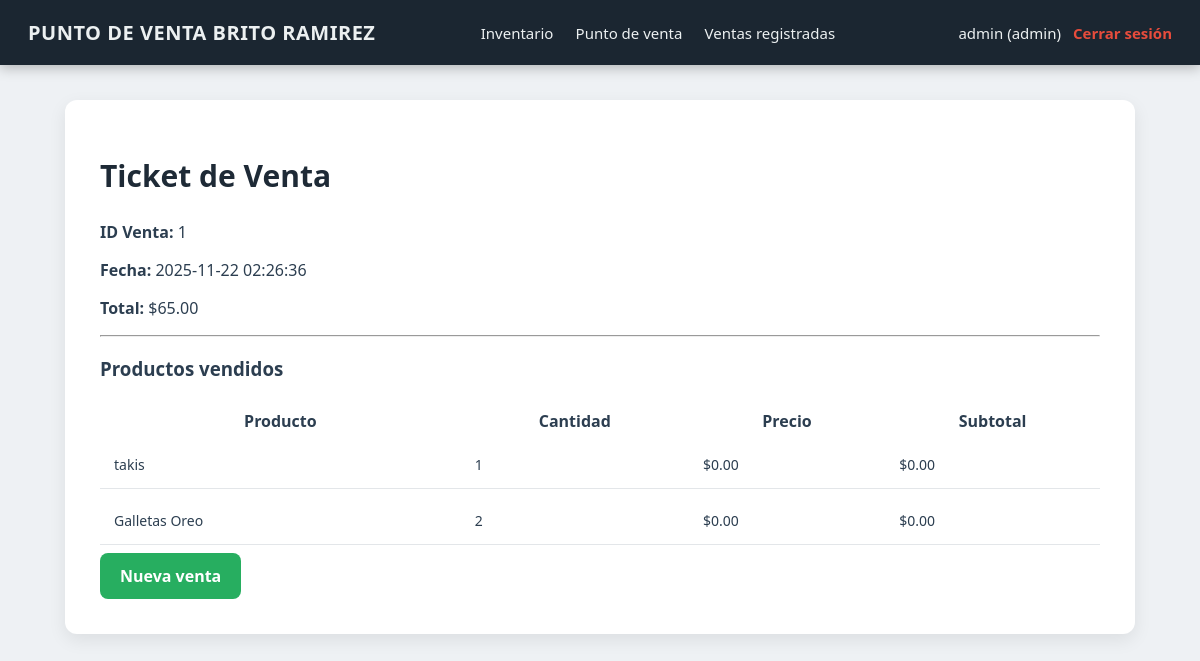
Screenshot of /front-end/pages/ticket.php?id_venta=1 (signed in) with the database file from the repository.
### tables this page shows
CREATE TABLE `ventas` (
  `id_venta` int(11) NOT NULL,
  `id_usuario` int(11) DEFAULT NULL,
  `fecha` timestamp NOT NULL DEFAULT current_timestamp(),
  `total` decimal(10,2) NOT NULL
);

CREATE TABLE `detalle_venta` (
  `id_detalle` int(11) NOT NULL,
  `id_venta` int(11) NOT NULL,
  `id_producto` int(11) NOT NULL,
  `cantidad` int(11) NOT NULL,
  `precio` decimal(10,2) NOT NULL,
  `precio_unitario` decimal(10,2) NOT NULL,
  `subtotal` decimal(10,2) GENERATED ALWAYS AS (`cantidad` * `precio_unitario`) STORED
);

CREATE TABLE `productos` (
  `id_producto` int(11) NOT NULL,
  `nombre` varchar(120) NOT NULL,
  `descripcion` text DEFAULT NULL,
  `precio` decimal(10,2) NOT NULL,
  `stock` int(11) NOT NULL DEFAULT 0 CHECK (`stock` >= 0),
  `codigo_barras` varchar(50) DEFAULT NULL,
  `creado_en` timestamp NOT NULL DEFAULT current_timestamp(),
  `activo` tinyint(4) DEFAULT 1
);

### back-end/database/Conexion.php (called while the page is built, shortened)
<?php
class Conexion {
    private static $conexion = null;
    public static function getConexion() {
        if (self::$conexion === null) {
            $host = "localhost";
            $user = "root";
            $pass = "Papermariottyd2";
            $db   = "punto_venta";
            self::$conexion = new mysqli($host, $user, $pass, $db);
        }
        return self::$conexion;
    }
}

### back-end/models/Venta.php (called while the page is built, shortened)
<?php
require_once __DIR__ . '/../database/Conexion.php';
class Venta
{
    private $db;
    public function __construct()
    {
        $this->db = Conexion::getConexion();
    }
    public function obtenerTicket($id_venta)
    {
        $stmt = $this->db->prepare("SELECT * FROM ventas WHERE id_venta = ?");
        $stmt->bind_param("i", $id_venta);
        $stmt->execute();
        return $stmt->get_result()->fetch_assoc();
    }
    public function obtenerDetalle($id_venta)
    {
        $stmt = $this->db->prepare("
            SELECT p.nombre, dv.cantidad, dv.precio,
            (dv.cantidad * dv.precio) AS subtotal
            FROM detalle_venta dv
            INNER JOIN productos p ON dv.id_producto = p.id_producto
            WHERE dv.id_venta = ?
        ");
        $stmt->bind_param("i", $id_venta);
        $stmt->execute();
        return $stmt->get_result();
    }
}

### front-end/pages/ticket.php (the view, shortened to what this page needs)
<?php
require_once __DIR__ . '/../../back-end/models/Venta.php';
$id_venta = $_GET['id_venta'] ?? 0;
$ventaModel = new Venta();
$ticket = $ventaModel->obtenerTicket($id_venta);
$detalles = $ventaModel->obtenerDetalle($id_venta);
?>
<!DOCTYPE html>
<html lang="es">
<head>
    <link rel="stylesheet" href="/punto-venta/front-end/assets/css/estilos.css">
</head>
<body>
<?php include __DIR__ . '/../includes/navbar.php'; ?>
<div class="container">
    <h1>Ticket de Venta</h1>
    <?php if ($ticket) { ?>
        <p><strong>ID Venta:</strong> <?= $ticket['id_venta'] ?></p>
        <p><strong>Fecha:</strong> <?= $ticket['fecha'] ?></p>
        <p><strong>Total:</strong> $<?= number_format($ticket['total'], 2) ?></p>
        <hr>
        <h3>Productos vendidos</h3>
        <table>
            <tr>
                <th>Producto</th>
                <th>Cantidad</th>
                <th>Precio</th>
                <th>Subtotal</th>
            </tr>
            <?php while ($d = $detalles->fetch_assoc()) { ?>
                <tr>
                    <td><?= $d['nombre'] ?></td>
                    <td><?= $d['cantidad'] ?></td>
                    <td>$<?= number_format($d['precio'], 2) ?></td>
                    <td>$<?= number_format($d['precio'] * $d['cantidad'], 2) ?></td>
                </tr>
            <?php } ?>
        </table>
    <?php } else { ?>
        <p>No se encontró la venta.</p>
    <?php } ?>
    <a class="btn" href="/punto-venta/front-end/pages/ventas.php">Nueva venta</a>
</div>
</body>
</html>

### front-end/assets/css/estilos.css (style rules this page uses)
body { margin: 0; padding: 0; font-family: 'Segoe UI', Roboto, Arial, sans-serif; background: #eef1f4; color: #2c3e50; }
.container { width: 92%; max-width: 1000px; margin: 100px auto 40px auto; background: #ffffff; padding: 35px; border-radius: 12px; box-shadow: 0 6px 18px rgba(0,0,0,0.08); animation: fadeIn 0.3s ease-in-out; }
h1 { margin-bottom: 25px; font-size: 30px; font-weight: 700; color: #1e2a36; }
table { width: 100%; border-collapse: separate; border-spacing: 0 8px; margin-top: 20px; }
table tbody tr { background: #ffffff; transition: 0.2s; }
table td { padding: 14px; font-size: 14px; border-bottom: 1px solid #e3e6e9; }
.btn { padding: 12px 20px; background: #27ae60; color: white; border-radius: 8px; text-decoration: none; font-weight: 600; display: inline-block; transition: 0.25s; border: none; cursor: pointer; }

### rows the page displays
ventas: id_venta "1", fecha "2025-11-22 02:26:36", total "65.00"
detalle_venta: id_producto.nombre "takis", cantidad "1", precio "0.00", $d['precio']*$d['cantidad'] "0.00"
detalle_venta: id_producto.nombre "Galletas Oreo", cantidad "2", precio "0.00", $d['precio']*$d['cantidad'] "0.00"

### other values shown
$_SESSION['usuario'] "admin"
$_SESSION['rol'] "admin"
